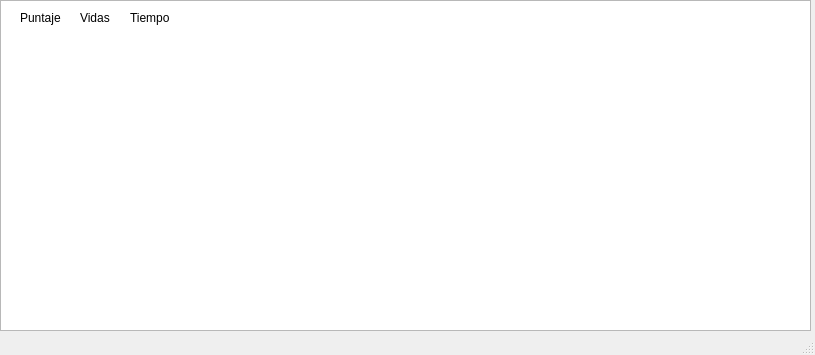
<?xml version="1.0" encoding="UTF-8"?>
<ui version="4.0">
 <class>MainWindow</class>
 <widget class="QMainWindow" name="MainWindow">
  <property name="geometry">
   <rect>
    <x>0</x>
    <y>0</y>
    <width>815</width>
    <height>355</height>
   </rect>
  </property>
  <property name="cursor">
   <cursorShape>ArrowCursor</cursorShape>
  </property>
  <property name="windowTitle">
   <string>MainWindow</string>
  </property>
  <widget class="QWidget" name="centralwidget">
   <widget class="QGraphicsView" name="graphicsView">
    <property name="geometry">
     <rect>
      <x>0</x>
      <y>0</y>
      <width>811</width>
      <height>331</height>
     </rect>
    </property>
   </widget>
   <widget class="QLabel" name="labelTiempo">
    <property name="geometry">
     <rect>
      <x>130</x>
      <y>10</y>
      <width>41</width>
      <height>16</height>
     </rect>
    </property>
    <property name="text">
     <string>Tiempo</string>
    </property>
   </widget>
   <widget class="QLabel" name="labelVidas">
    <property name="geometry">
     <rect>
      <x>80</x>
      <y>10</y>
      <width>31</width>
      <height>16</height>
     </rect>
    </property>
    <property name="text">
     <string>Vidas</string>
    </property>
   </widget>
   <widget class="QLabel" name="labelPuntaje">
    <property name="geometry">
     <rect>
      <x>20</x>
      <y>10</y>
      <width>41</width>
      <height>16</height>
     </rect>
    </property>
    <property name="text">
     <string>Puntaje</string>
    </property>
   </widget>
  </widget>
  <widget class="QMenuBar" name="menubar">
   <property name="geometry">
    <rect>
     <x>0</x>
     <y>0</y>
     <width>815</width>
     <height>21</height>
    </rect>
   </property>
  </widget>
  <widget class="QStatusBar" name="statusbar"/>
 </widget>
 <resources/>
 <connections/>
</ui>
